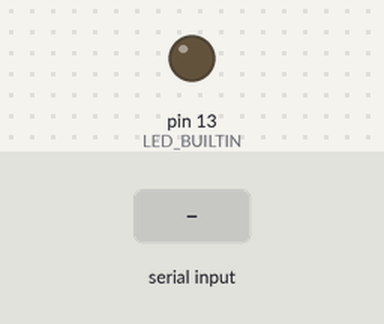
A sketch run on a simulated Arduino Uno, built with avr-gcc and run on an emulated ATmega328P. Parts: output pins drawn as LEDs (lit = HIGH). The test bench sets the inputs (shaded band).

Above: at 1.2 s.
1.3 s: "1" received over Serial
At 2.1 s:
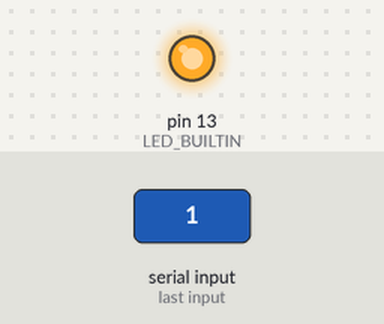
Timing chart, 0 to 4.3 s (numbered marks = the images above; inputs shaded):
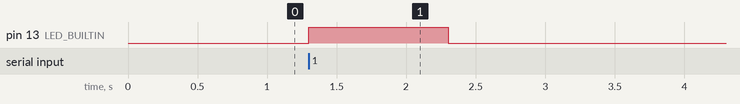

Measured:
- after the input at 1.3 s, pin 13 (LED_BUILTIN): LOW → HIGH at once, → LOW 1.0 s later

The sketch:

serial_for_detection.ino
```cpp
// the setup function runs once when you press reset or power the board

/*#include<ros.h>
#include<std_msgs/String.h>

ros::NodeHandle nh;  //노드핸들설정
std_msgs::String str_msg;   //'str_msg 로 메시지설정
ros::Publisher chatter("chatter", &str_msg);
*/

char input_data;

void setup() {
  // initialize digital pin LED_BUILTIN as an output.
  Serial.begin(9600);
  pinMode(LED_BUILTIN, OUTPUT);
  //nh.initNode();
  //nh.advertise(chatter);

}

// the loop function runs over and over again forever
void loop() {
  while(Serial.available())
  {
    input_data = Serial.read();
  }

  if(input_data == '1')
  {
    digitalWrite(LED_BUILTIN, HIGH); // led_on
    delay(1000);
    digitalWrite(LED_BUILTIN, LOW); // led_off
    delay(1000);
    input_data = '2';
    /*str_msg.data = "1";
    chatter.publish(&str_msg);
    nh.spinOnce();
    delay(1000);
    */

  }
}
```
